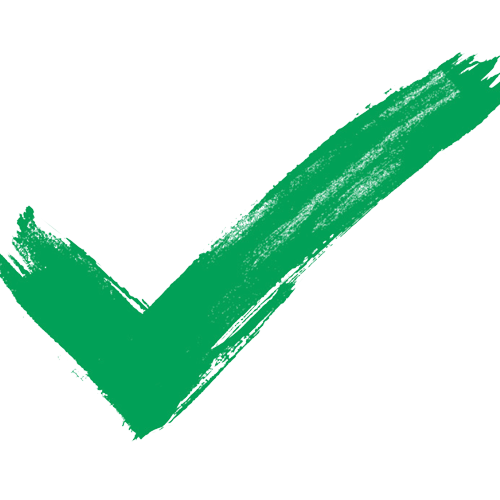
#> input picture Udemy Pytorch/auto_generated_video/testing/raw_material/tick_mark.png, 500 x 500 px
$ python questionAndOptionImage3.py
#> lines starting #> are read from the running program, lines starting #| are printed output that depends on the picture
from PIL import Image, ImageDraw, ImageFont
import textwrap

from moviepy.video.VideoClip import ImageClip

# Create an image

text_color = (255, 255, 255, 255)
outline_color = (0, 0, 0, 170)


# [36 lines left out: functions get_question_clip, get_option_clip, not called in this run]


png_image = Image.open("raw_material/tick_mark.png")
#> png_image is the input picture: PIL image 500x500 RGBA; mean R, G, B, A 5.5, 37.4, 22.6, 54
png_image = png_image.resize((140, 140), Image.ADAPTIVE)
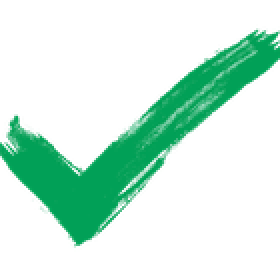
#> png_image: PIL image 140x140 RGBA (shown 2 times larger); mean R, G, B, A 7.2, 42.8, 26, 54; transparent parts drawn white
# [17 lines left out: function get_correct_option_clip, not called in this run]

o = [" अ). " + "19 अप्रैल 1854 को", " ब). " + "16 अप्रैल 1853 को", " स). " + "16 अप्रैल 1859 को",
     " द). " + "26 अप्रैल 1856 को"]
# get_option_clip(o)
# get_correct_option_clip(o, 3)

$ run again, with Udemy Pytorch/auto_generated_video/testing/raw_material/Indian_economy.jpeg saved as Udemy Pytorch/auto_generated_video/testing/raw_material/tick_mark.png
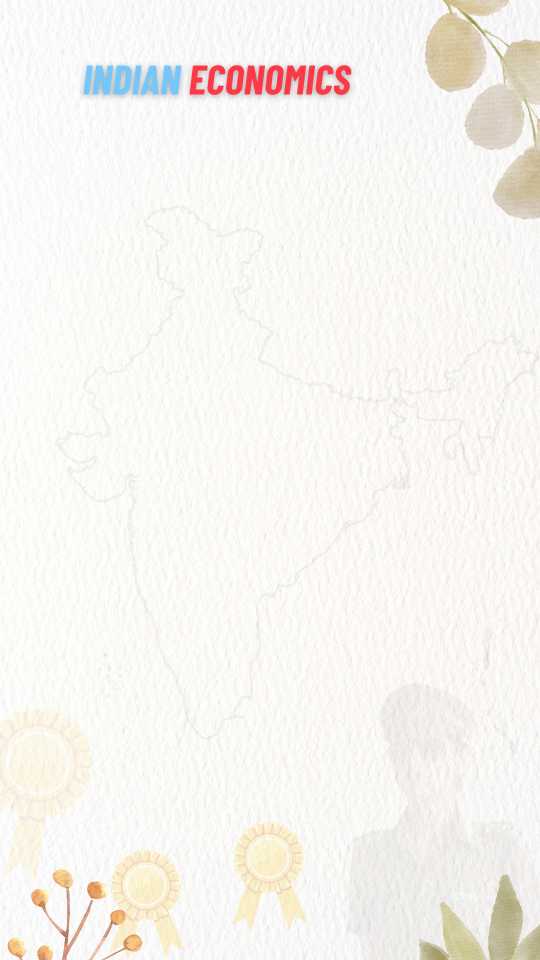
#> input picture Udemy Pytorch/auto_generated_video/testing/raw_material/Indian_economy.jpeg, 1080 x 1920 px (shown at 1/2 size)
#> png_image is the input picture: PIL image 1080x1920 RGB; mean R, G, B 247, 244.3, 240.2
#> `png_image = png_image.resize((140, 140), Image.ADAPTIVE)`:
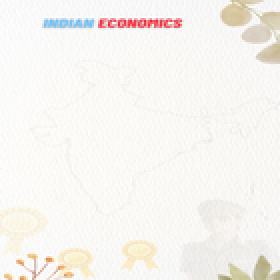
#> png_image: PIL image 140x140 RGB (shown 2 times larger); mean R, G, B 247, 244.3, 240.2
